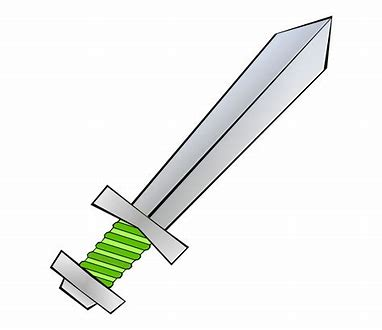
#> input picture sword.image.jpg, 382 x 330 px, found by its file name
$ python sizesort.py
#> lines starting #> are read from the running program, lines starting #| are printed output that depends on the picture; after the words box and inside, x2 and y2 are one past the last pixel; in counts of white or black regions, pixels touching at a corner belong together
import cv2
import matplotlib.pyplot as plt
# Read the image
image4 = cv2.imread('sword.image.jpg')
#> image4 is the input picture: shape (330, 382, 3); mean B, G, R 239.3, 241.3, 239.7

# Create a copy
image4_copy = image4.copy()

# Convert to gray-scale
imageGray = cv2.cvtColor(image4_copy,cv2.COLOR_BGR2GRAY)

# create a binary thresholded image
_, binary = cv2.threshold(imageGray, 220, 255, cv2.THRESH_BINARY_INV)
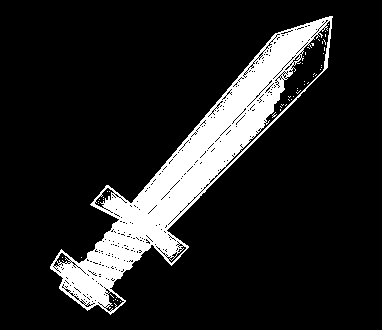
#> binary: shape (330, 382); 13.5% white; 50 white regions (49 under 20 px)

# Detect and draw external contour
contours, hierarchy = cv2.findContours(binary, cv2.RETR_EXTERNAL, cv2.CHAIN_APPROX_NONE)
#> contours = 2 contours, 1 with area under 20; largest, box (x1, y1, x2, y2) and area: (50, 16, 333, 315) 19967

# Select a contour
contour = contours[0]
#> contour = [[81, 257]]

# Draw the selected contour
cv2.drawContours(image4_copy, contour, -1, (0,255,0), 3)
#> image4_copy: shape (330, 382, 3); 0.01% of pixels changed, all inside (x1, y1, x2, y2) = (79, 255, 84, 260)

# Display the result
plt.figure(figsize=[10,10])
plt.imshow(image4_copy[:,:,::-1]);plt.title("Sword Contour");plt.axis("off");
plt.show()
